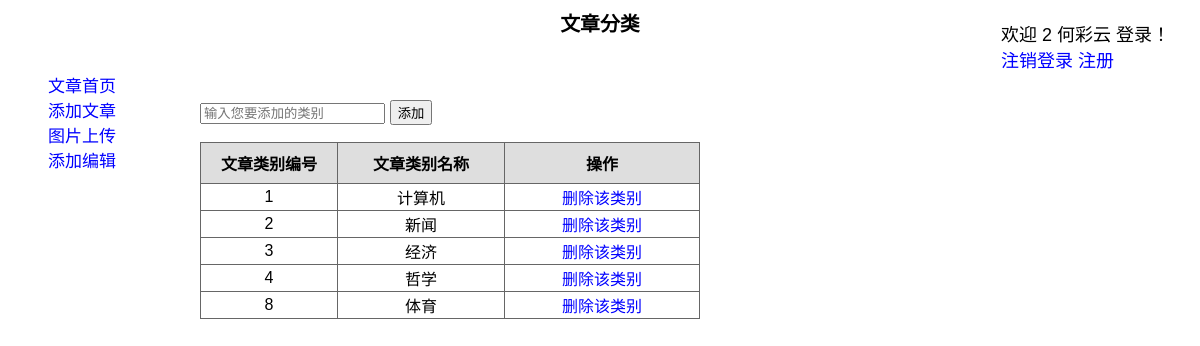
/addTag.php (signed in), run on the app's committed database.
### tables this page shows
CREATE TABLE `tag` (
  `tag_id` int(11) NOT NULL,
  `tag_name` varchar(100) NOT NULL
);

### model/base_model.class.php (called while the page is built, shortened)
<?php
class Base_Model
{
    public $host_name = HOST;
    public $user_name = USER;
    public $password = PASS;
    public $db_name = DB_NAME;
    public $conn;
    function __construct()
    {
        $config = mysqli_connect($this->host_name, $this->user_name, $this->password);
        $this->conn = $config;
        $res = mysqli_select_db($config, $this->db_name);
    }
    function fetch_all($sql)
    {
        $result = mysqli_query($this->conn, $sql);
        $data = array();
        if ($result && mysqli_num_rows($result) > 0) {
            while ($row = mysqli_fetch_assoc($result)) {
                $data[] = $row;
            }
        }
        return $data;
    }
}

### model/tag_model.class.php (called while the page is built, shortened)
<?php
class Tag_Model extends Base_Model
{
    function get_all_tag_info()
    {
        $tag_info = $this->fetch_all("SELECT * FROM tag");
        return $tag_info;
    }
}

### addTag.php (the view, shortened to what this page needs)
<html>
<head>
    <link href="/static/css/style.css" rel="stylesheet" type="text/css" charset="utf-8">
</head>
<h3 align="center">文章分类</h3>
<body>
<div class="login">
    <?php
    require './helpers/global_helper.php';
    require './model/base_model.class.php';
    require './model/tag_model.class.php';
    check_login();
    ?>
</div>
<div class="menu">
    <?php
    switch ($_SESSION['role_type']) {
        case "2":
            echo "<ul><li><a href='index.php'>文章首页</a></li>
                        <li><a href='addArticle.php'>添加文章</a></li>
                        <li><a href='uploadImage.php'>图片上传</a></li>
                        <li><a href='addEditor.php'>添加编辑</a></li></ul>";
            break;
    }
    ?>
</div>
<div class="content">
    <form action="action.php?action=add_tag" method="post">
        <input type="text" name="tag_name" placeholder="输入您要添加的类别"/>
        <input type="submit" value="添加"/>
    </form>
    <table width="500">
        <tr>
            <th align="center" width="120">文章类别编号</th>
            <th align="center" width="150">文章类别名称</th>
            <th align="center">操作</th>
        </tr>
        <?php
        $tag_model = new Tag_Model();
        $tag = $tag_model->get_all_tag_info();
        $tag_num = count($tag);
        for ($i = 0; $i < $tag_num; $i++) {
            echo "<tr>";
            echo "<td align='center'>{$tag[$i]['tag_id']}</td>";
            echo "<td align='center'>{$tag[$i]['tag_name']}</td>";
            echo "<td align='center'><a href = 'javascript:dodel({$tag[$i]['tag_id']})' onclick=''>删除该类别</a></td>";
            echo "</tr>";
        }
        ?>
    </table>
</div>
</body>
</html>

### helpers/global_helper.php (shortened to what this page needs)
<?php
function check_login()
{
    if (isset($_SESSION['user_name'])) {
        echo "欢迎 " . $_SESSION['role_name'] . "  " . $_SESSION['user_name'] . " 登录！";
        echo "<br/>";
        echo "<a href='../action.php?action=logout'>注销登录  </a>";
        echo "<a href='../register.php'>  注册</a>";
    } else {
        echo "您还没有登录哦！请先 ";
        echo "<a href='../login.php'>登录 </a>";
        echo "<a href='../register.php'>注册</a>";
    }
}

### static/css/style.css (style rules this page uses)
a:link { color:blue; text-decoration:none }
.login { font-size: 18px; position: absolute; right: 30px; top: 20px; }
.menu { float: left; width: 150px; height: 500px; }
.content { position: absolute; left: 200px; top: 100px; right: 40px; height: 600px; width: 900px }
body { font-family: Arial, Helvetica, sans-serif; font-size: 17px; }
table { border-collapse:collapse; *border-collapse: collapse; border-spacing: 0; }
table td { border: 1px solid #666666; background-color: #ffffff; }
table th { padding: 8px; border: 1px solid #666666; background-color: #dedede; }
ul { list-style: none;color: #003F76;line-height: 25px; }

### data on the page
tag: tag_id "1", tag_name "计算机"
tag: tag_id "2", tag_name "新闻"
tag: tag_id "3", tag_name "经济"
tag: tag_id "4", tag_name "哲学"
tag: tag_id "8", tag_name "体育"

### other printed values
$_SESSION['role_name'] "2"
$_SESSION['user_name'] "何彩云"
